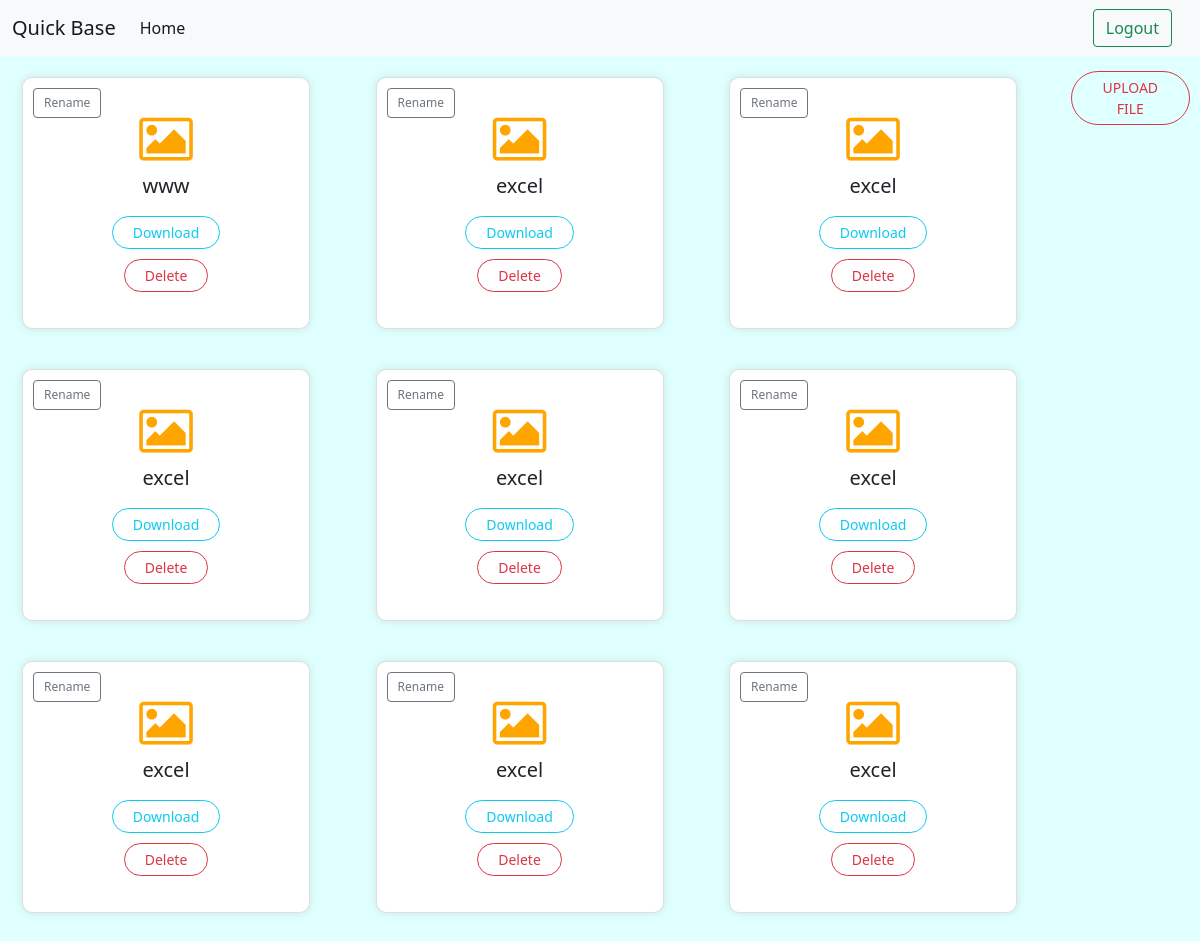
The app's page /folder/16/ (signed in) with its own data.
### googledriveapp/models.py (models this page shows, shortened)
class File(models.Model):
    filetitle = models.CharField(max_length=50)
    folder = models.ForeignKey(Folder,on_delete=models.CASCADE)
    file = models.FileField(upload_to="Files")
    filedetails = models.name = models.CharField(max_length=50, blank=False)

### googledriveapp/views.py (the view)
# urls.py: path("folder/<int:folderid>/",views.folder, name="folder"),
def folder(request,folderid):
    if request.user.is_authenticated:
        folder_user = Folder.objects.get(id=folderid)
        files = File.objects.filter(folder=folder_user)
        context = {'folderid':folderid,'files':files}
        if request.method == 'POST':
            file_user = request.FILES.get('file')
            file_title = request.POST.get('filetitle')
            fileadd = File.objects.create(filetitle=file_title,file=file_user,folder=folder_user)
        return render(request,'folder.html',context)
    else:
        return redirect('signup')

### googledriveapp/templates/folder.html (shortened to what this page needs)
{% extends 'base.html' %}
{% block body %}
{% load static %}
<div style="display: flex; justify-content: space-between; padding: 5px 10px">
  <div class="">
    <div class="container py-3">
      <div class="row">
        {% for i in files %}
          <div class="col-sm">
            <div class="card file-card" style="width: 18rem">
              <div class="card-body">
                <link rel="stylesheet" href="https://cdnjs.cloudflare.com/ajax/libs/font-awesome/4.7.0/css/font-awesome.min.css">
                {% if i.filedetails == 'Image' %}
                  <i class="fa fa-image" style="font-size:50px;color:orange;"></i>
                {% elif i.filedetails == 'PDF' %}
                  <i class="fa fa-file-pdf-o" style="font-size:50px;color:red;"></i>
                {% elif i.filedetails == 'Word' %}
                  <i class="fa fa-file-text" style="font-size:50px;color:blue;"></i>
                {% elif i.filedetails == 'Excel' %}
                  <i class="fa fa-file-excel-o" style="font-size:50px;color:green;"></i>
                {% else %}
                  <i class="fa fa-file" style="font-size:50px;color:gray;"></i>
                {% endif %}
                <h5 class="card-title">
                  <span id="file-title-{{ i.id }}">{{ i.filetitle }}</span>
                  <button id="rename-btn-{{ i.id }}" class="btn btn-outline-secondary rename-btn" onclick="toggleRenameInput('{{ i.id }}')">Rename</button>
                </h5>
                <a href="{{i.file.url}}" download="{{i.file}}" class="btn btn-outline-info">Download</a>
                <a href="{% url 'delete_file' i.id %}" class="btn btn-outline-danger">Delete</a>
              </div>
            </div>
          </div>
        {% endfor %}
      </div>
    </div>
  </div>
  <div class="">
    <button type="button" class="btn btn-outline-danger" data-bs-toggle="modal" data-bs-target="#exampleModal">
      UPLOAD FILE
    </button>
  </div>
</div>
{% endblock body %}

### googledriveapp/templates/base.html (shortened to what this page needs)
<!DOCTYPE html>
<html lang="en">
  <head>
    <link
      href="https://cdn.jsdelivr.net/npm/bootstrap@5.0.1/dist/css/bootstrap.min.css"
      rel="stylesheet"
    />
  </head>
  <body>
    <nav class="navbar navbar-expand-lg navbar-light bg-light">
      <div class="container-fluid">
        <a class="navbar-brand" href="#">Quick Base</a>
        <div class="collapse navbar-collapse" id="navbarSupportedContent">
          <ul class="navbar-nav me-auto mb-2 mb-lg-0">
          {% if user.is_authenticated %}
            <li class="nav-item">
              <a
                class="nav-link active"
                aria-current="page"
                href="{% url 'index' %}"
                >Home</a
              >
            </li>
              {% endif %}
          </ul>
          {% if user.is_authenticated %}
          <a href="{% url 'logout' %}" class="btn btn-outline-success">Logout</a>
            {% endif %}
        </div>
      </div>
    </nav>
    {% block body %}{% endblock body %}
  </body>
</html>

### googledriveapp/templates/base.html (style rules this page uses)
body { overflow-x: hidden; }

### records on screen
File: filedetails "Image" (drawn), filetitle "www"
File: filedetails "Image" (drawn), filetitle "excel"
File: filedetails "Image" (drawn), filetitle "excel"
File: filedetails "Image" (drawn), filetitle "excel"
File: filedetails "Image" (drawn), filetitle "excel"
File: filedetails "Image" (drawn), filetitle "excel"
File: filedetails "Image" (drawn), filetitle "excel"
File: filedetails "Image" (drawn), filetitle "excel"
File: filedetails "Image" (drawn), filetitle "excel"
